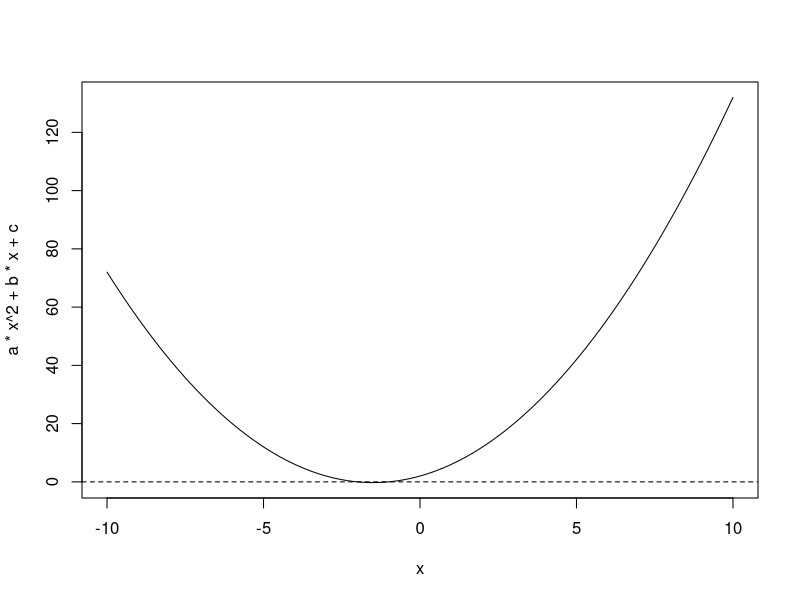

The R source for this figure:
## ---- chunk 1
# In this report, we will solve the equation f(x) = ax' - bx + c = 0 for given values of a = 1, b = 3, and c= 2.
# Given values
a <- 1
b <- 3
c <- 2
D <- b^2 - 4*a*c

x1 <- (-b + sqrt(D)) / (2*a)
x2 <- (-b - sqrt(D)) / (2*a)

x1
x2

# plot 
x <- seq(-10, 10, length = 100)
plot(x, a*x^2 + b*x + c, type = "l")
abline(h = 0, lty = 2)
